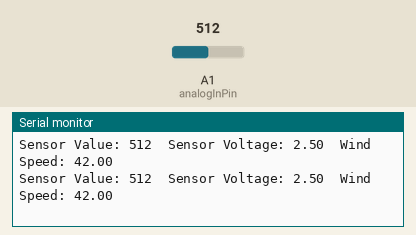
A sketch run on a simulated Arduino Uno, built with avr-gcc and run on an emulated ATmega328P. On the bench: the last lines printed to the serial monitor. The inputs (shaded band) are chosen by the test bench; at power-on: A1 (analogInPin) = 512.

Above: at 1.2 s.
1.3 s: A1 (analogInPin) set to 193
At 1.32 s:
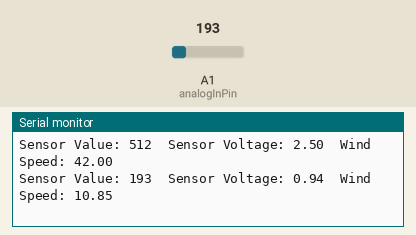
4.3 s: A1 (analogInPin) set to 168
At 4.37 s:
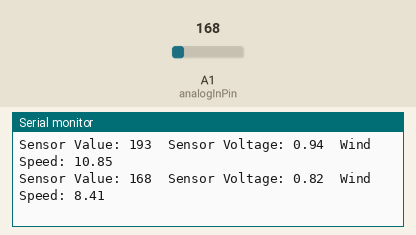
Timing chart, 0 to 7.3 s (numbered marks = the images above; inputs shaded):
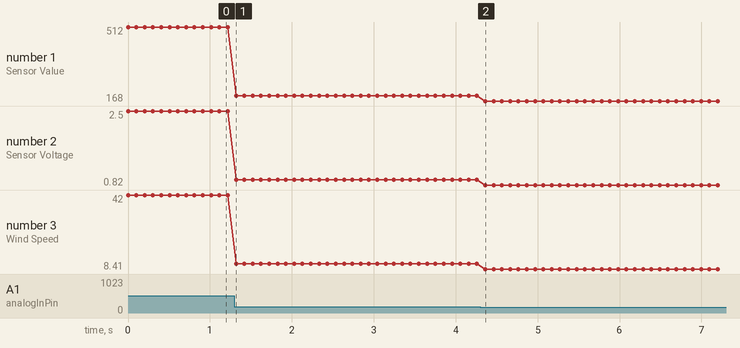

Measured:
- after the input at 1.3 s, the serial monitor: prints a new line at once (image 1)
- after the input at 4.3 s, the serial monitor: prints a new line after 0.06 s (image 2)
- plotted number 1: 512 → 193 after the input at 1.3 s, 193 → 168 after the input at 4.3 s
- plotted number 2: 2.5 → 0.94 after the input at 1.3 s, 0.94 → 0.82 after the input at 4.3 s
- plotted number 3: 42 → 10.85 after the input at 1.3 s, 10.85 → 8.41 after the input at 4.3 s

The sketch:

wind4.0.ino
```cpp
const int analogInPin = A1;
int sensorValue = 0;
float sensorVoltage = 0.0;
float windSpeed = 0.0;

void setup()
{
Serial.begin(9600);
}

void loop()
{
sensorValue = analogRead(analogInPin);

if (sensorValue == 0 || sensorValue == 1023) return;
 sensorVoltage = sensorValue * .004882814;
//int nMapSensorVal = map(sensorValue, 0, 1023, 0.4, 2);

Serial.print("Sensor Value: ");
Serial.print(sensorValue);
Serial.print("\t");
Serial.print("Sensor Voltage: ");
Serial.print(sensorVoltage);

if (sensorVoltage <= 0.4)
windSpeed = 0;
else
{
windSpeed = (sensorVoltage-0.4) * 10 * 2;
}

Serial.print("\t");
Serial.print("Wind Speed: ");
Serial.println(windSpeed);
delay(100);
}
```
